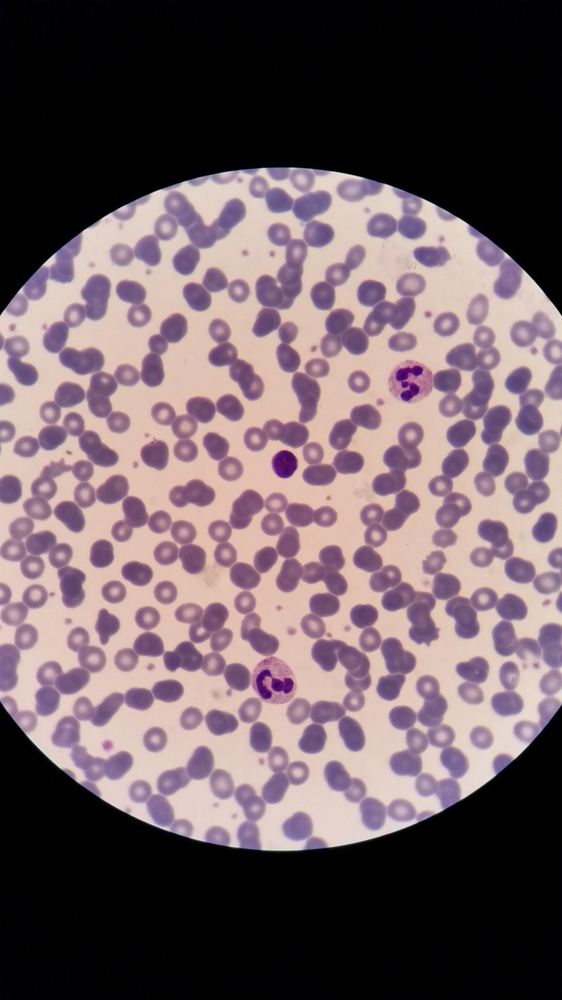
#> input picture data/20161102_145611.jpg, 562 x 1000 px, shrunk from 2988 x 5312 before the run
$ python -i filtros.py   (imports and definitions only)   (older library calls are emulated)
#> lines starting #> are read from the running program, lines starting #| are printed output that depends on the picture
#> further down, picture is the input picture: shape (1000, 562, 3); mean B, G, R 97.8, 92.5, 109.6
import cv2
import numpy as np
import scipy.ndimage as ndimage

def convertir_a_grises(imagen):
    """Convierte a escala de grises si es necesario"""
    if len(imagen.shape) == 3:
        return cv2.cvtColor(imagen, cv2.COLOR_BGR2GRAY)
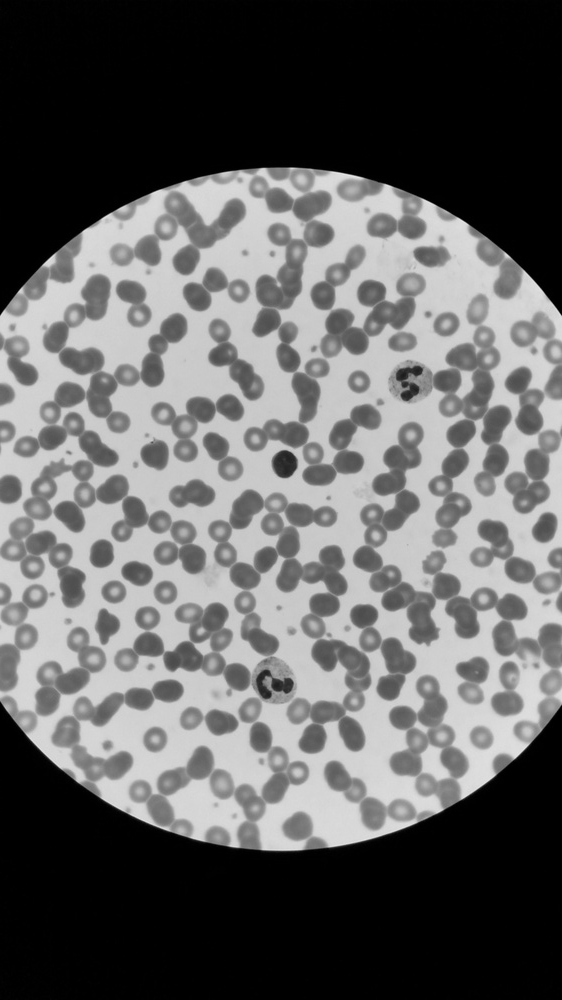
#> returned value: shape (1000, 562); min 0, max 233, mean 98.2
    return imagen

# ==========================================
# FILTROS DE SUAVIZADO (RUIDO)
# ==========================================

def filtro_promedio(imagen, kernel_size=3):
    """Filtro de media o promedio (Blur)"""
    return cv2.blur(imagen, (kernel_size, kernel_size))

# [21 lines left out: functions filtro_mediana, filtro_gaussiano, filtro_maximo, filtro_minimo, not called in this run]


# ==========================================
# FILTROS DE DETECCIÓN DE BORDES
# ==========================================

def filtro_sobel(imagen):
    """Operador Sobel (Magnitud de gradientes X e Y)"""
    img = convertir_a_grises(imagen)
    sobelx = cv2.Sobel(img, cv2.CV_64F, 1, 0, ksize=3)
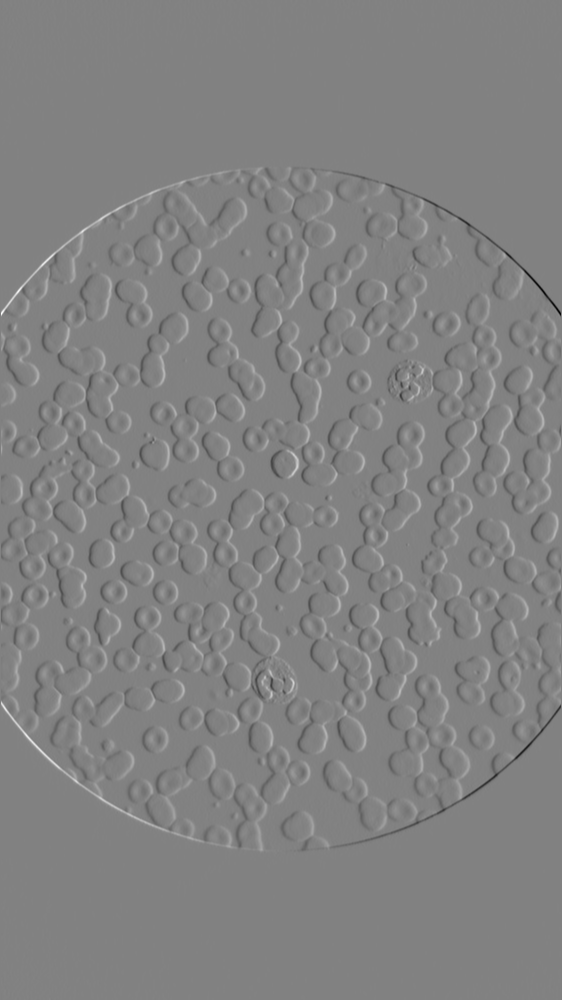
#> sobelx: shape (1000, 562) float64; min -743, max 715, mean 0; drawn with min black and max white
    sobely = cv2.Sobel(img, cv2.CV_64F, 0, 1, ksize=3)
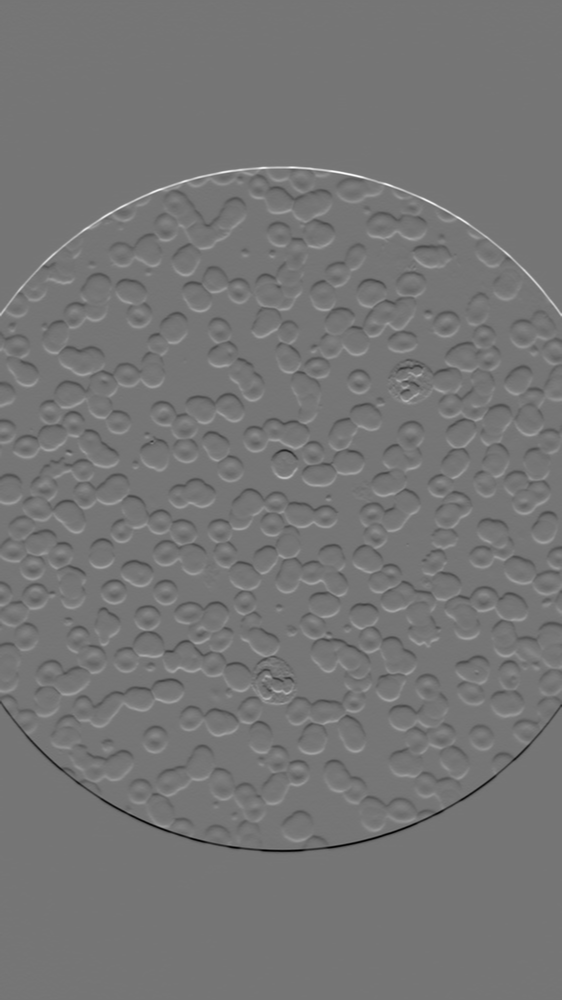
#> sobely: shape (1000, 562) float64; min -766, max 891, mean 0; drawn with min black and max white

    # Calcular magnitud
    magnitud = cv2.magnitude(sobelx, sobely)
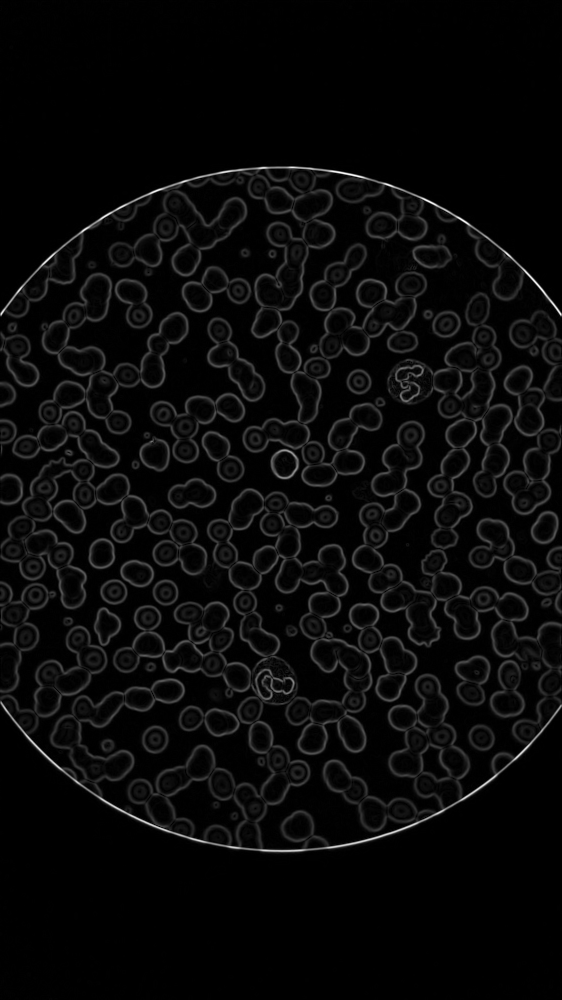
#> magnitud: shape (1000, 562) float64; min 0, max 904.9, mean 34.6; drawn with min black and max white

    # Normalizar a 0-255 y convertir a uint8
    magnitud = cv2.normalize(magnitud, None, 0, 255, cv2.NORM_MINMAX)
    return np.uint8(magnitud)

# [67 lines left out: functions filtro_prewitt, filtro_roberts, filtro_canny, filtro_laplaciano, filtro_kirsch, not called in this run]

>>> import cv2
>>> picture = cv2.imread('../../data/20161102_145611.jpg')
>>> result = filtro_sobel(picture)
